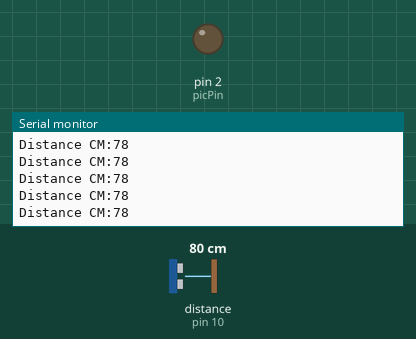
Simulated run of this sketch. Board: Arduino Uno, built with avr-gcc and run on an emulated ATmega328P. Parts: output pins drawn as LEDs (lit = HIGH), the last lines printed to the serial monitor. Wiring (inferred from the names in the program): ultrasonic range finder: trigger pin 9; echo pin 10. The test bench sets the inputs (shaded band); at power-on: distance to the obstacle (sensor on pin 10) 80 cm. The echo pulse lasts 58.3 µs per cm; pins used as bus, display or sensor lines are not drawn.

Above: at 1.2 s.
1.3 s: distance to the obstacle (sensor on pin 10) set to 299 cm
At 2.2 s:
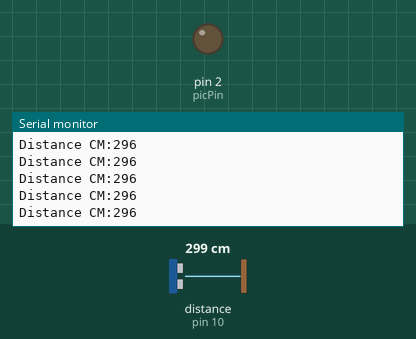
4.3 s: distance to the obstacle (sensor on pin 10) set to 120 cm
At 5.3 s:
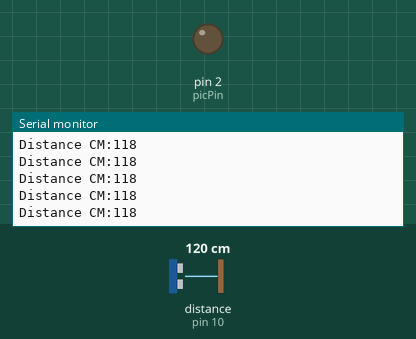
Timing chart, 0 to 7.3 s (numbered marks = the images above; inputs shaded):
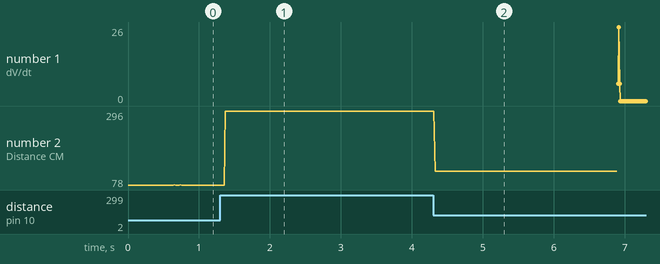

The sketch:

Arduino_Uno_File.ino
```cpp
#include <Arduino_FreeRTOS.h>
 #include<semphr.h>

 //--------Ultra sonic ranging system decleration--------------------
 const int trigPin = 9;
 const int ecoPin = 10;
//variable dec
 long duration; //time taken for sound to go and come back to sensor
 int distanceCm; // store distance in cm
 //---------Change detection using derativitive decleraton--------------
 long arr[4]={0,0,0,0}; // used to find deravitives
 long velo[4] = {0,0,0,0};
 long newData = 0; // for temp ultrasound data storage
 long derv; // store the deravitive value
 //---------Take picture---------------------------------------
 int takepic = 0; // keep track of if a photo is need to be taken
 const int picPin = 2; // pin to send signal for takig a picture
 //---------function decleration---------------------------------------
 int Deravitive(void){//get the deravitive
  return (arr[0]+3*arr[1]-3*arr[2]-arr[3])/18;
 }
 int midDerivitive(void){
  return (velo[0]+3*velo[1]-3*velo[2]-velo[3])/3;
 }
 void mid_pur(int in){
  velo[3] = velo[2];
  velo[2] = velo[1];
  velo[1] = velo[0];
  velo[0] = in;
 }
 void MACQ_Put(int in){//linked list used for deravitive
  arr[3] = arr[2];
  arr[2] = arr[1];
  arr[1] = arr[0];
  arr[0] = in;
 }
 //---------Semaphore decleration--------------------------------------
 static SemaphoreHandle_t busy_Semaphore; //changed detected semaphore give
                                    //actiond due to change detected Semaphore take
 static SemaphoreHandle_t pic_Taken_Semaphore; //Picture need to be taken semaphore give
                                               //Picture taken DONE semaphore take
 static SemaphoreHandle_t new_Data_Semaphore; //New data generated by untra sonic system would give semaphore
                                              //the change detection task would take the semaphore
 TaskHandle_t ultraTask_handle = NULL;
 TaskHandle_t derviTask_handle = NULL;
 TaskHandle_t picTask_handle = NULL;

 void setup() {
  Serial. begin(9600);
  xTaskCreate(ultraRangeTask, "Untra range Task", 128, NULL, 1, &ultraTask_handle); // Priority - 1
  xTaskCreate(changeDetectTask, "Detect any change Task", 128, NULL, 1, &derviTask_handle);  // Priority - 1
  xTaskCreate(takePicTask, "Takes a picture Task", 128, NULL, 2, &picTask_handle);  // Priority - 2
 }

 void loop() {}  //not used

 void ultraRangeTask(void *pvParameters){   //get the sensor data
  pinMode(trigPin, OUTPUT);
  pinMode(ecoPin, INPUT);
  while(1){
   //Serial.print("Ultrasonic ranging system engage.\n");
   vTaskSuspend(derviTask_handle);//no interupption from changeDetectTask
   digitalWrite(trigPin, LOW);
   delayMicroseconds(2);
   digitalWrite(trigPin, HIGH);
   delayMicroseconds(10);
   digitalWrite(trigPin, LOW);
   duration = pulseIn(ecoPin, HIGH);
   distanceCm= duration*0.034/2;//convert duration of sensor to cm
   Serial.print("Distance CM:");
    Serial.println(distanceCm);
   //distanceInch = duration*0.0133/2;

      newData = distanceCm;
      vTaskResume(derviTask_handle);// resume changeDetectTask

  }
 }
  void changeDetectTask(void *pvParameters){
  while(1){
     vTaskSuspend(ultraTask_handle);//no interupption from ultraRangeTask
      //mid_pur(newData); // shift the new data in the array
      //MACQ_Put(midDerivitive());  // puting the first derivitive in the final array
      MACQ_Put(newData);  // putting the new data in the final array
                          // as there would no longer use of 2nd derivitive
      derv = abs(Deravitive()); // getting the abs of the drivitinve of the final array
       Serial.print("dV/dt: ");
       Serial.println(derv);
      if(derv > 100){//change is greater than 100

        takepic = 1; // a picture is needed to be taken
        vTaskResume(picTask_handle);//resume takePicTask - has highest priority
        Serial.println("changedetecttask -> derv > 100");
       }
       else
        takepic = 0; // a picture is not ready to be taken

    vTaskResume(ultraTask_handle);//resume ultraRangeTask
  }
 }

  void takePicTask(void *pvParameters){
  pinMode(picPin, OUTPUT); // pin to send signal to esp32 camera
  const TickType_t xDelay = 1000 / portTICK_PERIOD_MS;
  const TickType_t xDelay2 = 1000 / portTICK_PERIOD_MS;
  while(1){
      Serial.print("taking piture\n");

      if(takepic == 1){//if picture is needed to be taken
       digitalWrite(picPin, HIGH); //send out signal to take pic
        Serial.print("picture Taken\n");
        Serial.print("picture Taken\n");
        Serial.print("picture Taken\n");
        Serial.print("picture Taken\n");
        Serial.print("picture Taken\n");
        takepic = 0;
        vTaskDelay(xDelay); //delay for 1s
        digitalWrite(picPin, LOW); //signal low
        vTaskDelay(xDelay2);//delay for 1s
      }
      else
     Serial.print("picture Not Taken\n");
     vTaskSuspend(picTask_handle);//suspend this task
  }
 }
```

Measured:
- after the input at 1.3 s, the serial monitor: prints a new line after 0.07 s (image 1)
- after the input at 4.3 s, the serial monitor: prints a new line at once (image 2)
- plotted number 2: 78 → 296 after the input at 1.3 s, 296 → 118 after the input at 4.3 s
